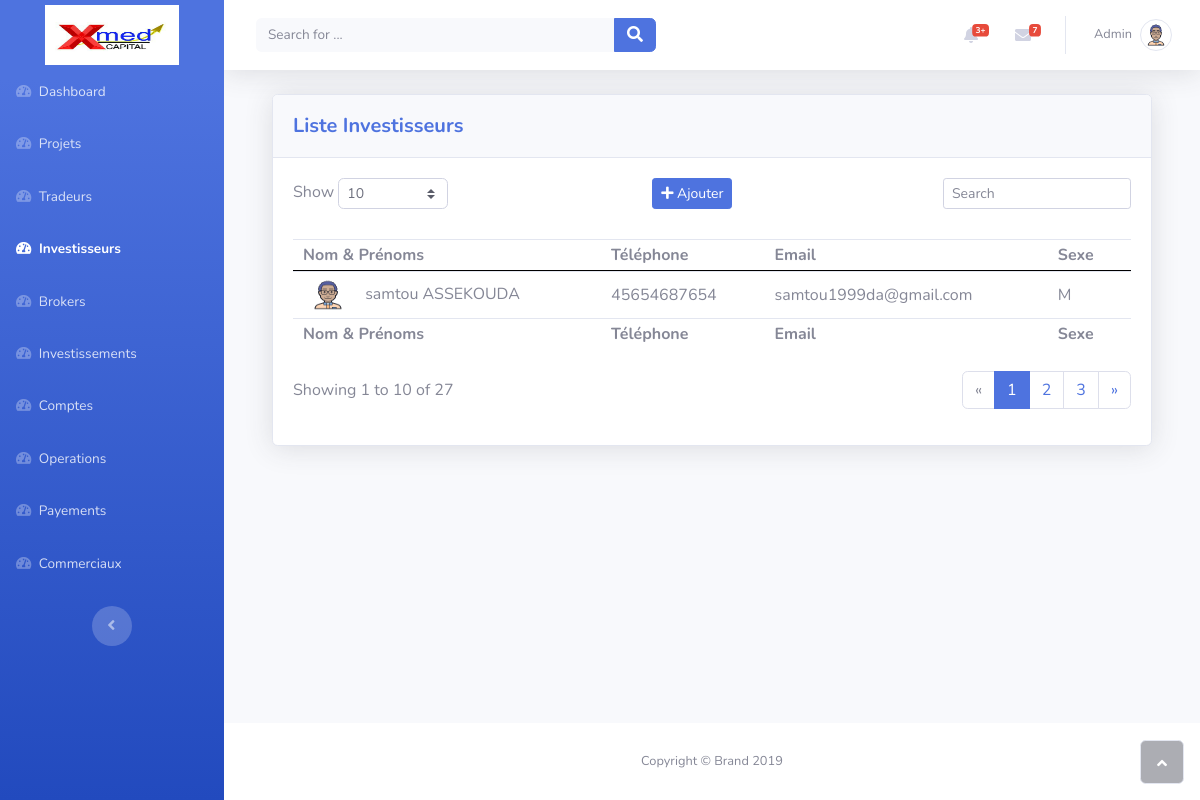
Page /investisseurs/ (signed in) on the earlier database version.
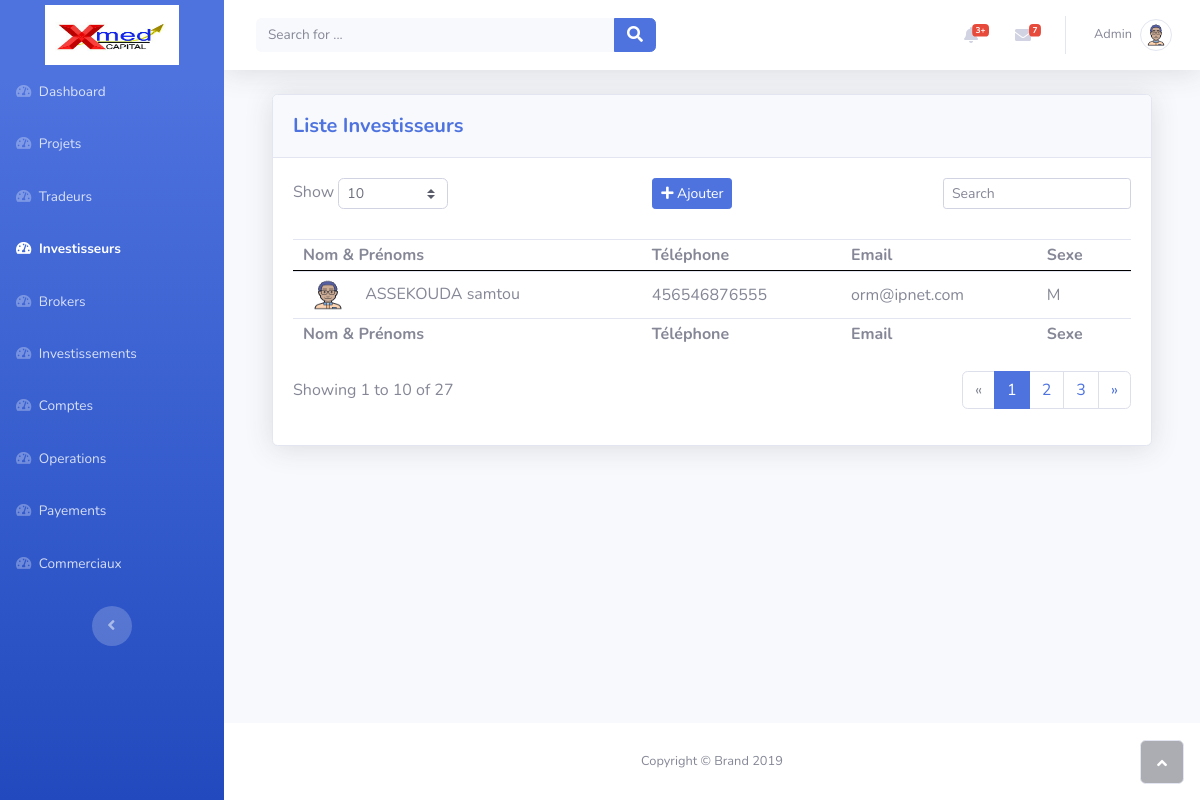
Same page on the later database version.
### investisseur/models.py (models this page shows, shortened)
class Investisseur(User):
	telephone = models.CharField(max_length=20, unique=True)
	sexe = models.CharField(max_length=1)
	parrain = models.ForeignKey('Investisseur', related_name='fieuls', on_delete=models.CASCADE, null=True, blank=True)
	init_password = models.CharField(max_length=50)
	def __str__(self):
		return f"{self.first_name} {self.last_name}"

### investisseur/views.py (the view)
# urls.py: path('', views.index, name="brokers"),
@login_required
@staff_member_required
def index(request):
    context = {
        "investisseurs": Investisseur.objects.all()
    }
    return render(request, 'investisseur/index.html', context)

### investisseur/templates/investisseur/index.html (shortened to what the changed rows need)
{% extends 'base.html' %}
{% load static %}
{% block stylesheets %}
	<link rel="stylesheet" type="text/css" href="{% static 'css/investisseur/index.css' %}">
{% endblock %}
{% block content %}
	<div class="container-fluid">
		<div class="container-fluid">
			<div class="card shadow">
				<div class="card-body">
					<div class="table-responsive table mt-2" id="dataTable" role="grid" aria-describedby="dataTable_info">
						<table class="table dataTable my-0" id="dataTable">
							<thead>
								<tr>
									<th>Nom & Prénoms</th>
									<th>Téléphone</th>
									<th>Email</th>
									<th>Sexe</th>
								</tr>
							</thead>
                            <tbody>
                                {% for investisseur in investisseurs %}
                                    <tr onclick="window.location = '{% url "modifier_investisseur" pk=investisseur.id %}';" style="cursor: pointer;">
                                        <td>
                                            {% if investisseur.sexe == "M" %}
                                                <img class="rounded-circle mr-2" width="50" height="40" src="{% static 'img/avatars/avatar6.png' %}"  alt="avatar"/>
                                            {% else %}
                                                <img class="rounded-circle mr-2" width="50" height="40" src="{% static 'img/avatars/avatarF.png' %}"  alt="avatar"/>
                                            {% endif %}
                                            {{ investisseur}}
                                        </td>
                                        <td style="line-height: 250%;">{{ investisseur.telephone }}</td>
                                        <td style="line-height: 250%;">{{ investisseur.email }}</td>
                                        <td style="line-height: 250%;">{{ investisseur.sexe }}</td>
                                    </tr>
                                {% endfor %}
							</tbody>
						</table>
					</div>
				</div>
			</div>
		</div>
	</div>
{% endblock %}

Differences in the rows shown:
removed Investisseur: last_name "samtou ASSEKOUDA", telephone "45654687654", email "samtou1999da@gmail.com", sexe "M"
added Investisseur: last_name "ASSEKOUDA samtou", telephone "456546876555", email "orm@ipnet.com", sexe "M"
